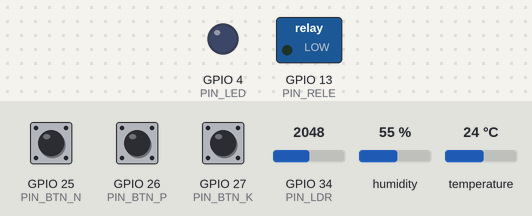
The sketch below on a simulated ESP32. On the bench: switched loads named in the sketch (green lamp = pin HIGH), output pins drawn as LEDs (lit = HIGH). Wiring (from diagram.json): DHT22 sensor: data GPIO 15. The test bench sets the inputs (shaded band); at power-on: humidity 55 %, GPIO 25 (PIN_BTN_N) HIGH, GPIO 26 (PIN_BTN_P) HIGH, GPIO 27 (PIN_BTN_K) HIGH, GPIO 34 (PIN_LDR) = 2048, temperature 24 °C. What the sketch prints to the serial monitor is not drawn.

Above: at 3.2 s.
3.3 s: humidity set to 32 %
5.2 s: humidity set to 28 %
At 6.8 s:
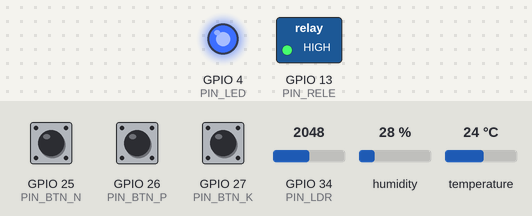
Timing chart, 0 to 8.3 s (numbered marks = the images above; inputs shaded):
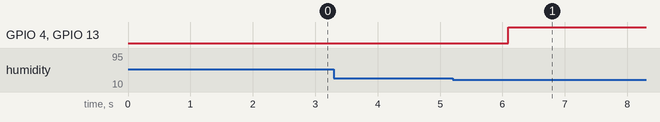

Measured:
- the behaviour switches between 30 and 29 % on humidity (found by bisection; images 0 and 1)
- after the input at 3.3 s, every drawn part: stays the same
- after the input at 5.2 s, GPIO 4 (PIN_LED), GPIO 13 (PIN_RELE): LOW → HIGH after 0.89 s

The sketch:

sketch.ino
```cpp
/*
 * FarmTech Solutions - Fase 2
 * Sistema de irrigação inteligente (simulado no Wokwi com ESP32)
 *
 * Cultura escolhida: SOJA (Glycine max)
 *
 * Substituições didáticas (o Wokwi não tem sensores agrícolas):
 *   - Botão verde N  (GPIO 25) -> nível de Nitrogênio  (true/false)
 *   - Botão verde P  (GPIO 26) -> nível de Fósforo     (true/false)
 *   - Botão verde K  (GPIO 27) -> nível de Potássio    (true/false)
 *   - LDR            (GPIO 34) -> pH do solo (escala 0 a 14)
 *   - DHT22          (GPIO 15) -> umidade do solo (%)
 *   - Relé azul      (GPIO 13) -> bomba d'água
 *   - LED azul       (GPIO  4) -> espelha o estado da bomba (indicador visual)
 *
 * Dados externos (Python / OpenWeather):
 *   pelo Monitor Serial, digite  R<mm>  (ex.: R4.5) para informar a chuva
 *   prevista nas próximas 24 h. Digite ? para ver os comandos.
 *
 * Sem bibliotecas externas: o DHT22 é lido pelo protocolo de 1 fio implementado
 * neste arquivo (não precisa de libraries.txt).
 *
 * Saída serial: uma linha legível + uma linha "CSV,..." por ciclo.
 * As linhas CSV alimentam a análise estatística em R.
 */

#include <Arduino.h>   // único include: nenhuma biblioteca externa é necessária

// ============================== PINAGEM ==============================
#define PIN_BTN_N   25
#define PIN_BTN_P   26
#define PIN_BTN_K   27
#define PIN_LDR     34   // entrada analógica (somente leitura no ESP32)
#define PIN_DHT     15
#define PIN_RELE    13
#define PIN_LED     4

// ===================== PARÂMETROS DA CULTURA (SOJA) ==================
// Valores didáticos baseados em faixas usuais da literatura agronômica
// (Embrapa Soja). Ajuste conforme a pesquisa do grupo.
const float PH_MIN          = 6.0;   // faixa ideal de pH da soja
const float PH_MAX          = 6.8;
const float UMID_LIGA       = 60.0;  // abaixo disso o solo está seco -> irrigar
const float UMID_DESLIGA    = 75.0;  // acima disso o solo está úmido -> parar (histerese)
const float UMID_CRITICA    = 30.0;  // abaixo disso: emergência hídrica
const float CHUVA_LIMITE_MM = 2.0;   // chuva prevista (24 h) que suspende a irrigação

// ======================== CONFIGURAÇÕES DO CIRCUITO ==================
const bool  RELE_ATIVO_ALTO   = true;  // se o relé do Wokwi atuar invertido, troque para false
const bool  LDR_INVERTIDO     = true;  // true: mais luz => pH maior; se o seu LDR se comportar
                                       // ao contrário no Wokwi, troque para false
const bool  BOTOES_TOGGLE     = true;  // true: cada clique alterna o nível (adequado/deficiente)
                                       // false: nível = botão pressionado naquele instante
const unsigned long DEBOUNCE_MS          = 40;
const unsigned long INTERVALO_LEITURA_MS = 2000;  // DHT22 só lê a cada >= 2 s

// ============================== ESTADO ===============================
portMUX_TYPE muxDHT = portMUX_INITIALIZER_UNLOCKED;  // protege a janela de tempo crítica do DHT22
const int MAX_FALHAS_DHT = 3;   // leituras inválidas seguidas até acionar o fail-safe
int   falhasDHT       = 0;
float umidadeManual   = NAN;   // depuração: comando U<valor> substitui a leitura do DHT22

struct Botao {
  uint8_t       pino;
  const char*   nome;
  bool          nivel;        // true = nutriente adequado
  bool          ultimoLido;   // HIGH = solto (INPUT_PULLUP)
  unsigned long tMudanca;
};

Botao botoes[3] = {
  {PIN_BTN_N, "N", false, HIGH, 0},
  {PIN_BTN_P, "P", false, HIGH, 0},
  {PIN_BTN_K, "K", false, HIGH, 0}
};

struct Decisao {
  bool        bomba;
  const char* motivo;
};

float  umidade        = NAN;   // última leitura válida do DHT22
float  chuvaPrevistaMm = 0.0;  // atualizada pelo Monitor Serial (dados da API)
bool   bombaLigada    = false;
unsigned long ultimaLeitura = 0;
String bufferSerial   = "";

// ============================== FUNÇÕES ==============================

// ================== DHT22 SEM BIBLIOTECA (protocolo de 1 fio) ==================
// 1) Mestre puxa a linha para LOW por >= 1 ms e solta.
// 2) Sensor responde: LOW ~80 us, HIGH ~80 us.
// 3) Sensor envia 40 bits. Cada bit = LOW ~50 us + HIGH (~27 us = 0 | ~70 us = 1).
// 4) Dados: umidade (16 bits, x10), temperatura (16 bits, x10), checksum (8 bits).

// Mede por quantos microssegundos a linha permanece em "nivel".
// Retorna -1 se estourar o tempo limite.
int32_t medirPulso(int nivel, uint32_t timeoutUs) {
  uint32_t t0 = micros();
  while (digitalRead(PIN_DHT) == nivel) {
    if (micros() - t0 > timeoutUs) return -1;
  }
  return (int32_t)(micros() - t0);
}

// Diagnóstico da última leitura (impresso no serial quando o DHT22 falha)
int     dhtEstagio  = 0;          // 0=ok 1=sem resposta 2/3=resposta incompleta 10+N=bit N 90=checksum 91=faixa
int32_t dhtUltBaixo = 0, dhtUltAlto = 0;
uint8_t dhtBruto[5] = {0, 0, 0, 0, 0};

// Lê a umidade relativa (%). Retorna false se a leitura for inválida.
bool lerDHT22(float &umid) {
  uint8_t d[5] = {0, 0, 0, 0, 0};
  dhtEstagio = 0;

  // Linha em repouso (HIGH via pull-up) antes de começar
  pinMode(PIN_DHT, INPUT_PULLUP);
  delay(1);

  // Sinal de início: LOW por 2 ms
  pinMode(PIN_DHT, OUTPUT);
  digitalWrite(PIN_DHT, LOW);
  delay(2);

  bool ok = true;
  portENTER_CRITICAL(&muxDHT);   // temporização precisa (~5 ms)
  // SOLTA a linha sem forçá-la a HIGH (forçar HIGH causa "nan" com DHT22 em ESP32)
  pinMode(PIN_DHT, INPUT_PULLUP);

  // Resposta do sensor (timeouts folgados de 1 ms)
  if (medirPulso(HIGH, 1000) < 0)      { ok = false; dhtEstagio = 1; }   // espera o sensor puxar a linha
  else if (medirPulso(LOW, 1000) < 0)  { ok = false; dhtEstagio = 2; }   // resposta: LOW ~80 us
  else if (medirPulso(HIGH, 1000) < 0) { ok = false; dhtEstagio = 3; }   // resposta: HIGH ~80 us

  for (int i = 0; ok && i < 40; i++) {
    int32_t baixo = medirPulso(LOW, 1000);    // ~50 us
    int32_t alto  = medirPulso(HIGH, 1000);   // 27 us (bit 0) ou 70 us (bit 1)
    if (baixo < 0 || alto < 0) { ok = false; dhtEstagio = 10 + i; break; }
    dhtUltBaixo = baixo;
    dhtUltAlto  = alto;
    d[i / 8] <<= 1;
    if (alto > baixo) d[i / 8] |= 1;
  }
  portEXIT_CRITICAL(&muxDHT);

  memcpy(dhtBruto, d, 5);
  if (!ok) return false;

  if (((d[0] + d[1] + d[2] + d[3]) & 0xFF) != d[4]) { dhtEstagio = 90; return false; }   // checksum

  float h = ((d[0] << 8) | d[1]) / 10.0;
  if (h < 0.0 || h > 100.0) { dhtEstagio = 91; return false; }
  umid = h;
  return true;
}

// Lê o LDR e converte a leitura (0..4095) para a escala de pH (0..14).
float lerPH() {
  long soma = 0;
  for (int i = 0; i < 8; i++) {
    soma += analogRead(PIN_LDR);
    delay(2);
  }
  float fracao = (soma / 8.0) / 4095.0;
  if (LDR_INVERTIDO) fracao = 1.0 - fracao;
  return fracao * 14.0;
}

// Lê os botões com debounce. Retorna true se algum nível mudou.
bool lerBotoes() {
  bool mudou = false;
  unsigned long agora = millis();

  for (int i = 0; i < 3; i++) {
    bool lido = digitalRead(botoes[i].pino);
    if (lido != botoes[i].ultimoLido && (agora - botoes[i].tMudanca) > DEBOUNCE_MS) {
      botoes[i].tMudanca   = agora;
      botoes[i].ultimoLido = lido;
      bool alterou = false;

      if (BOTOES_TOGGLE) {
        if (lido == LOW) {                 // clique (borda de descida)
          botoes[i].nivel = !botoes[i].nivel;
          alterou = true;
        }
      } else {
        botoes[i].nivel = (lido == LOW);   // pressionado = true
        alterou = true;
      }

      if (alterou) {
        mudou = true;
        Serial.printf(">> Nivel de %s alterado para %s. Ajuste o LDR (pH) para simular o efeito no solo.\n",
                      botoes[i].nome, botoes[i].nivel ? "ADEQUADO" : "DEFICIENTE");
      }
    }
  }
  return mudou;
}

// Lógica de decisão da bomba (documentada no README).
// Prioridade: segurança do sensor > saturação > emergência > chuva > pH/NPK.
Decisao decidir(float umid, float ph, bool n, bool p, bool k,
                float chuvaMm, bool bombaAtual) {
  (void)n;  // soja fixa N biologicamente (Bradyrhizobium): N não bloqueia a irrigação

  // 1) Sensor com defeito -> fail-safe: bomba desligada
  if (isnan(umid)) return {false, "FALHA no DHT22: bomba desligada por seguranca"};

  // 2) Solo suficientemente úmido -> desliga
  if (umid >= UMID_DESLIGA) return {false, "Solo umido: irrigacao desnecessaria"};

  // 3) Zona de histerese: se a bomba estava desligada, só liga abaixo de UMID_LIGA
  if (!bombaAtual && umid >= UMID_LIGA) return {false, "Umidade adequada"};

  // A partir daqui o solo está seco (ou a bomba já estava irrigando)

  // 4) Emergência hídrica: irriga mesmo com restrições de pH/NPK e previsão de chuva
  if (umid < UMID_CRITICA) return {true, "EMERGENCIA: umidade critica, irrigando"};

  // 5) Previsão de chuva -> economiza água
  if (chuvaMm >= CHUVA_LIMITE_MM) return {false, "Chuva prevista: irrigacao suspensa"};

  // 6) Retorno agronômico: pH fora da faixa ou P/K deficientes limitam a absorção
  bool phOk = (ph >= PH_MIN && ph <= PH_MAX);
  if (!phOk)  return {false, "Solo seco, mas pH fora da faixa ideal: corrigir solo (calagem)"};
  if (!p || !k) return {false, "Solo seco, mas P/K deficientes: adubar antes de irrigar"};

  // 7) Tudo ok -> irriga
  return {true, "Solo seco com pH e P/K adequados: irrigando"};
}

void acionarBomba(bool ligar) {
  bombaLigada = ligar;
  bool nivelRele = RELE_ATIVO_ALTO ? ligar : !ligar;
  digitalWrite(PIN_RELE, nivelRele ? HIGH : LOW);
  digitalWrite(PIN_LED, ligar ? HIGH : LOW);
}

void imprimir(float ph, const Decisao& d) {
  bool n = botoes[0].nivel, p = botoes[1].nivel, k = botoes[2].nivel;
  unsigned long t = millis() / 1000;

  Serial.printf("[%5lus] Umid=%.1f%% pH=%.2f N=%d P=%d K=%d Chuva=%.1fmm | BOMBA %s | %s\n",
                t, umidade, ph, n, p, k, chuvaPrevistaMm,
                bombaLigada ? "LIGADA" : "DESLIGADA", d.motivo);

  // Linha CSV para a análise em R
  Serial.printf("CSV,%lu,%.1f,%.2f,%d,%d,%d,%.1f,%d\n",
                t, umidade, ph, n, p, k, chuvaPrevistaMm, bombaLigada ? 1 : 0);
}

// Um ciclo completo: lê sensores, decide e atua.
void ciclo(bool lerDHT) {
  if (lerDHT) {
    if (!isnan(umidadeManual)) {
      umidade = umidadeManual;     // modo de depuração (comando U)
    } else {
      float h;
      if (lerDHT22(h)) {
        umidade = h;
        falhasDHT = 0;
      } else {
        falhasDHT++;
        Serial.printf(">> DHT22 falhou: estagio=%d baixo=%ldus alto=%ldus bytes=%02X %02X %02X %02X %02X [%d/%d]\n",
                      dhtEstagio, (long)dhtUltBaixo, (long)dhtUltAlto,
                      dhtBruto[0], dhtBruto[1], dhtBruto[2], dhtBruto[3], dhtBruto[4],
                      falhasDHT, MAX_FALHAS_DHT);
        if (falhasDHT >= MAX_FALHAS_DHT) umidade = NAN;   // aciona o fail-safe da decisão
      }
    }
  }
  float ph = lerPH();

  Decisao d = decidir(umidade, ph,
                      botoes[0].nivel, botoes[1].nivel, botoes[2].nivel,
                      chuvaPrevistaMm, bombaLigada);
  acionarBomba(d.bomba);
  imprimir(ph, d);
}

void mostrarAjuda() {
  Serial.println("Comandos do Monitor Serial:");
  Serial.println("  R<mm>  define a chuva prevista (24h) em mm. Ex.: R4.5   (vem do script Python)");
  Serial.println("  U<val> (depuracao) fixa a umidade manualmente. Ex.: U45 | UX volta a ler o DHT22");
  Serial.println("  ?      mostra esta ajuda");
}

void processarComando(String cmd) {
  cmd.trim();
  if (cmd.length() == 0) return;

  char tipo = toupper(cmd.charAt(0));
  if (tipo == 'R') {
    float v = cmd.substring(1).toFloat();
    chuvaPrevistaMm = (v < 0) ? 0 : v;
    Serial.printf(">> Chuva prevista atualizada: %.1f mm\n", chuvaPrevistaMm);
    ciclo(false);  // reavalia imediatamente com a nova previsão
  } else if (tipo == 'U') {
    if (cmd.length() > 1 && toupper(cmd.charAt(1)) == 'X') {
      umidadeManual = NAN;
      falhasDHT = 0;
      Serial.println(">> Umidade manual desativada: voltando a ler o DHT22.");
    } else {
      float v = cmd.substring(1).toFloat();
      umidadeManual = (v < 0) ? 0 : (v > 100 ? 100 : v);
      Serial.printf(">> Umidade manual (DEPURACAO): %.1f%%\n", umidadeManual);
    }
    ciclo(true);
  } else if (tipo == '?' || tipo == 'H') {
    mostrarAjuda();
  } else {
    Serial.println(">> Comando desconhecido. Digite ? para ajuda.");
  }
}

// Leitura não bloqueante do Monitor Serial (linhas terminadas em \n).
void lerSerial() {
  while (Serial.available()) {
    char c = (char)Serial.read();
    if (c == '\n' || c == '\r') {
      if (bufferSerial.length() > 0) {
        processarComando(bufferSerial);
        bufferSerial = "";
      }
    } else if (bufferSerial.length() < 32) {
      bufferSerial += c;
    }
  }
}

// ============================== SETUP/LOOP ===========================
void setup() {
  Serial.begin(115200);

  for (int i = 0; i < 3; i++) pinMode(botoes[i].pino, INPUT_PULLUP);
  pinMode(PIN_RELE, OUTPUT);
  pinMode(PIN_LED, OUTPUT);
  acionarBomba(false);  // estado seguro na partida

  pinMode(PIN_DHT, INPUT_PULLUP);

  Serial.println("=== FarmTech Solutions | Fase 2 | Irrigacao inteligente (SOJA) ===");
  Serial.println("Botoes N/P/K: clique para alternar adequado/deficiente. LDR = pH. DHT22 = umidade do solo.");
  mostrarAjuda();
  Serial.println("CSV,tempo_s,umidade,ph,N,P,K,chuva_mm,bomba");

  delay(2000);          // o DHT22 precisa de ~2 s para a primeira leitura
  ciclo(true);
  ultimaLeitura = millis();
}

void loop() {
  bool mudouBotao = lerBotoes();
  lerSerial();

  unsigned long agora = millis();
  if (agora - ultimaLeitura >= INTERVALO_LEITURA_MS) {
    ultimaLeitura = agora;
    ciclo(true);                 // leitura periódica (inclui o DHT22)
  } else if (mudouBotao) {
    ciclo(false);                // reação imediata ao clique, sem reler o DHT22
  }

  delay(10);
}
```
